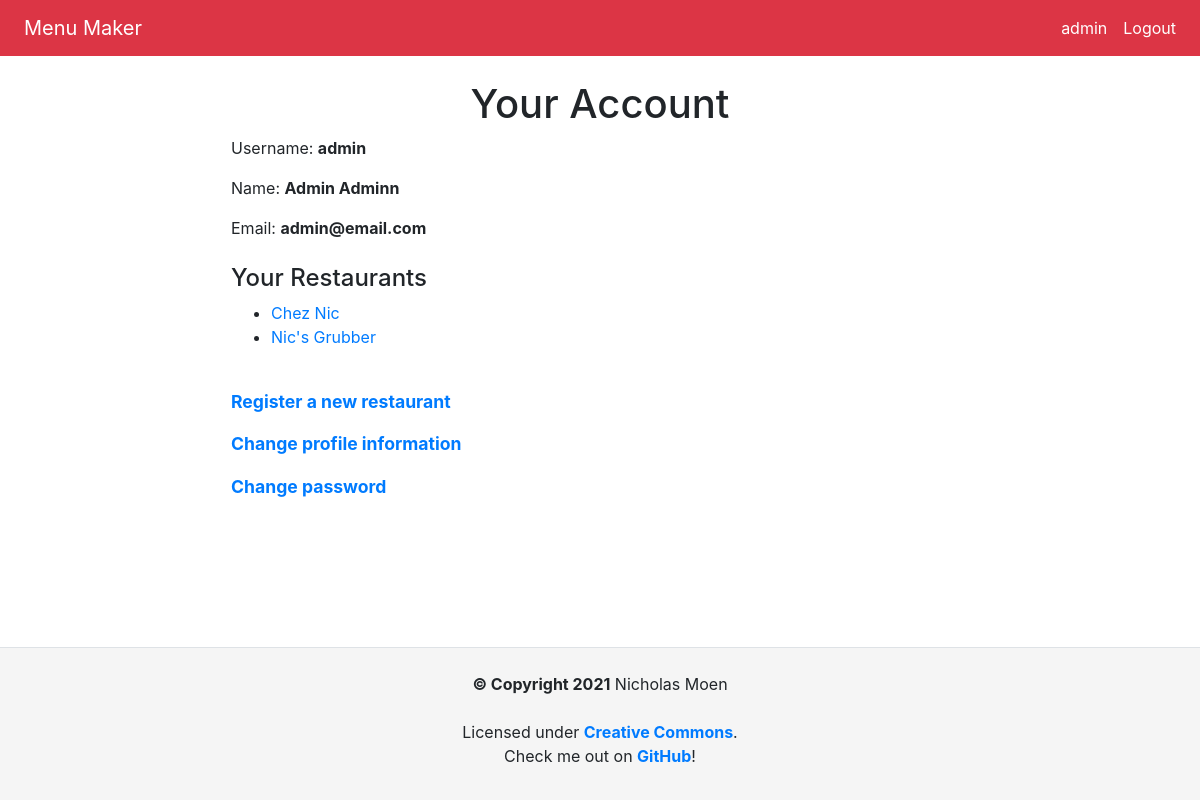
/users/me/ (signed in), run on an earlier commit of the app's database.
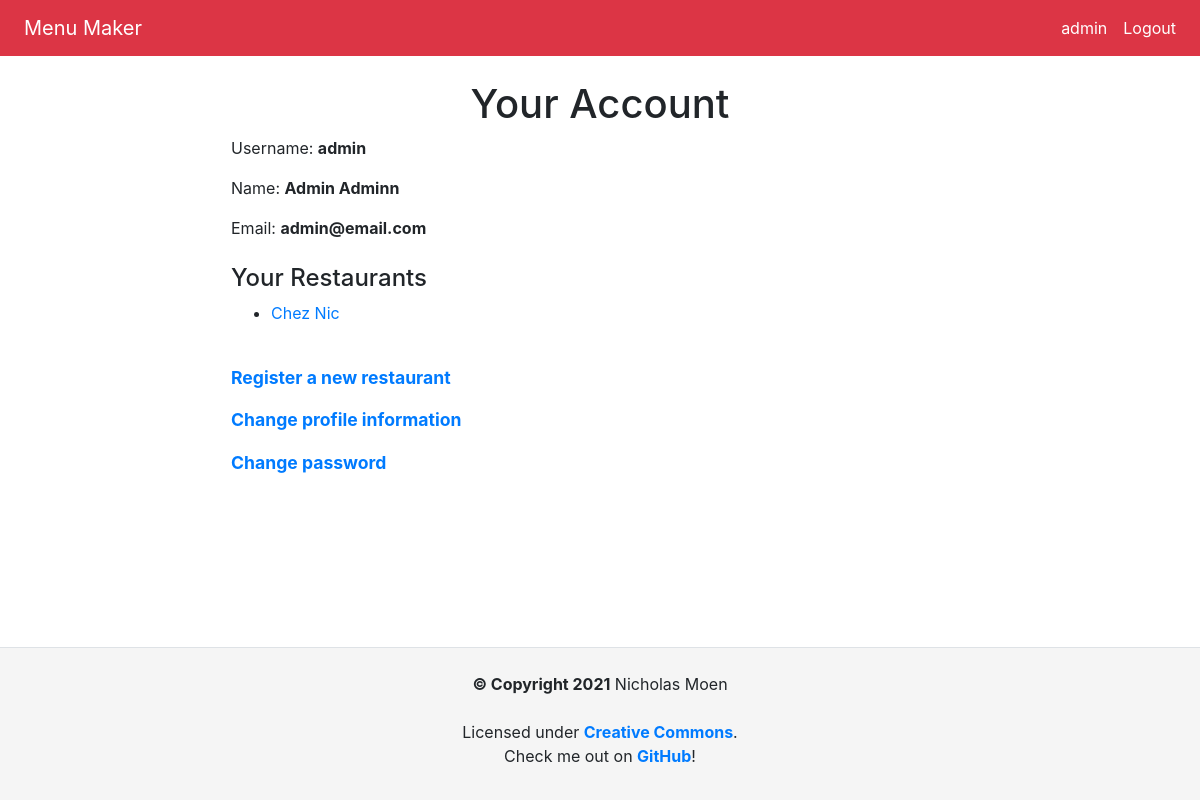
And on a later commit of the database.
### restaurants/models.py (models this page shows, shortened)
class Restaurant(models.Model):
    name = models.CharField(max_length=128, default=None, blank=False)
    slug = models.SlugField(max_length=128, unique=True)
    admin_users = models.ManyToManyField(settings.AUTH_USER_MODEL)
    image = models.ImageField(
        upload_to=upload_to, blank=True, null=True,
        help_text="An image or logo for your restaurant (optional)")
    class Meta:
        ordering = ['name']
    def __str__(self):
        return self.name

### users/views.py (the view)
class UserDetailView(LoginRequiredMixin, DetailView):
    model = UserModel
    template_name = 'users/user_detail.html'
    def get_object(self):
        return self.request.user

### menus_project/context_processors.py (called while the page is built)
def project_name(request):
    return {'PROJECT_NAME': PROJECT_NAME}

### users/templates/users/user_detail.html (shortened to what this page needs)
{% extends 'base.html' %}
{% block body_title %}Your Account{% endblock %}
{% block content %}
<p>Username: <strong>{{ user.username }}</strong></p>
<p>Name: <strong>{% if user.get_full_name %}{{ user.get_full_name }}{% else %}N/A{% endif %}</strong></p>
<p>Email: <strong>{% if user.email %}{{ user.email }}{% else %}N/A{% endif %}</strong></p>
<h4 class="mt-4">Your Restaurants</h4>
{% if user.restaurant_set.count %}
<ul>
  {% for restaurant in user.restaurant_set.all %}
  <li><a href="{% url 'restaurants:restaurant_detail' restaurant_slug=restaurant.slug %}">{{ restaurant }}</a></li>
  {% endfor %}
</ul>
{% else %}
<p>You have not registered any restaurants.</p>
{% endif %}
<div id="bottom-links">
  <p><a href="{% url 'restaurants:restaurant_create' %}">Register a new restaurant</a></p>
  <p><a href="{% url 'users:user_update' %}">Change profile information</a></p>
  <p><a href="{% url 'users:password_change' %}">Change password</a></p>
</div>
{% endblock content %}

What changed in the data, as far as the page shows it:
removed Restaurant: name "Nic's Grubber"
